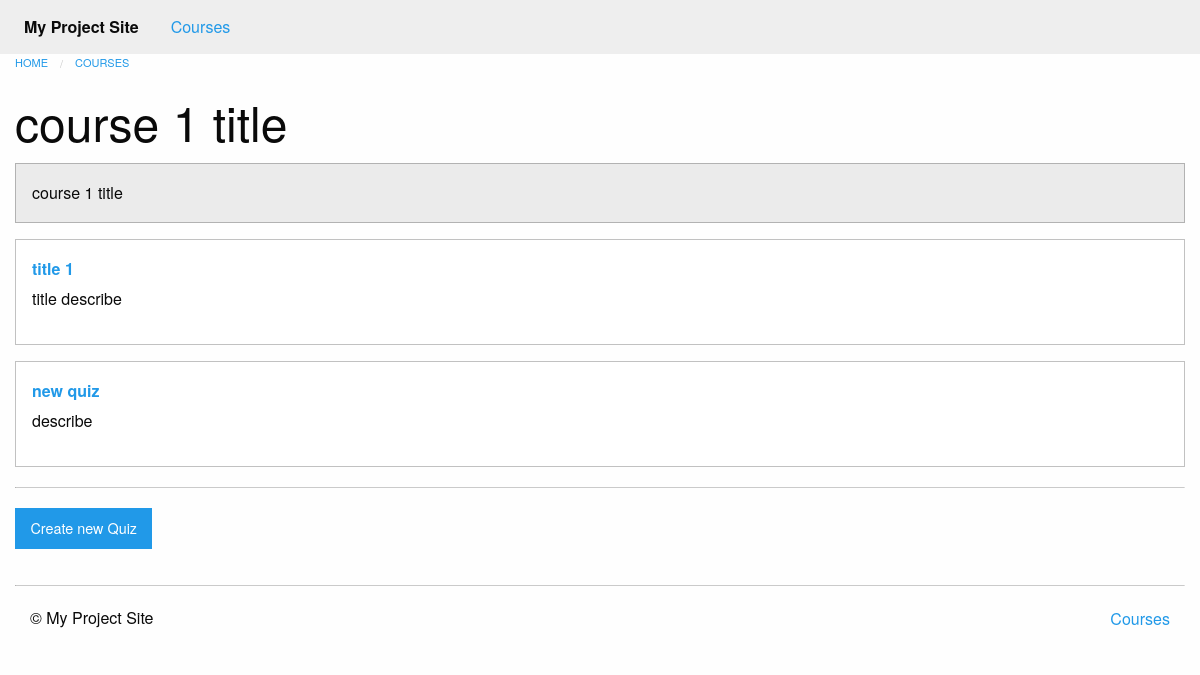
/courses/9/, run on the app's committed database.
### courses/models.py (models this page shows, shortened)
class Course(models.Model):
    created_at = models.DateTimeField(auto_now_add=True)
    title = models.CharField(max_length=255)
    description = models.TextField(null=True)

class Step(models.Model):
    title = models.CharField(max_length=255)
    description = models.TextField( null=True)
    order = models.IntegerField(default=0, null=True)
    course = models.ForeignKey(Course)
    class Meta:
        abstract = [True]
        ordering = ['order',]

class Text(Step):
    content = models.TextField(blank=True, default='', null=True)
    video = models.FileField( null=True)
    time = models.IntegerField(default = 10, null=True)
    version = models.IntegerField(default=1, null=True)
    new = models.TextField(default="Noting new", null=True)
    textversion = models.TextField(default=1, null=True)
    def get_absolute_url(self):
        return reverse('courses:text', kwargs={
            'course_pk': self.course_id,
            'step_pk': self.id,
        })

class Quiz(Step):
    total_questions = models.IntegerField(default=3)
    total_answers = models.IntegerField(default=4)
    correct = models.BooleanField(default=False)
    answer_1 = models.CharField(max_length=255)
    answer_2 = models.CharField(max_length=255)
    answer_3 = models.CharField(max_length=255)
    answer_4 = models.CharField(max_length=255)
    def get_absolute_url(self):
        return reverse('courses:quiz', kwargs={
            'course_pk': self.course_id,
            'step_pk': self.id
        })

### courses/views.py (the view)
# urls.py: url(r'(?P<pk>\d+)/$', views.course_detail, name='detail'),
def course_detail(request, pk):
    course = get_object_or_404(models.Course, pk=pk)
    steps = sorted(chain(course.text_set.all(), course.quiz_set.all()),
                   key=lambda step: step.order)
    return render(request, 'courses/course_detail.html', {
            'course': course,
            'steps': steps})

### courses/templatetags/course_extras.py (called while the page is built)
@register.inclusion_tag('courses/course_nav.html')
def nav_courses_list():
    courses = Course.objects.all()[:5]
    return {'courses': courses}

@register.filter('markdown_to_html')
def markdown_to_html(markdown_text):
    html_body = markdown2.markdown(markdown_text)
    return mark_safe(html_body)

### courses/templates/courses/course_detail.html (shortened to what this page needs)
{% extends "courses/layout.html" %}
{% load course_extras %}
{% block content %}
    <div class="row columns">
        {{ block.super }}
        <article>
            <h1 class="">{{ course.title }}</h1>
            <div class="callout secondary">
                {{ course.title |markdown_to_html }}
            </div>
              <dl>
                {% for step in steps %}
     <div class="callout third">
                    <dt>
                        <a href="{{ step.get_absolute_url }}">{{ step.title }}</a>
                    </dt>
                    <dd>{{ step.description|markdown_to_html }}</dd>
         </div>
                {% endfor %}
            </dl>
            </article>
        <hr>
        <a href="{% url 'courses:create_quiz' course_pk=course.id %}" class="button" >Create new Quiz</a>
        </div>
{% endblock %}

### data on the page
Course: title "course 1 title"
Text: title "title 1", description "title describe"
Quiz: title "new quiz", description "describe"
